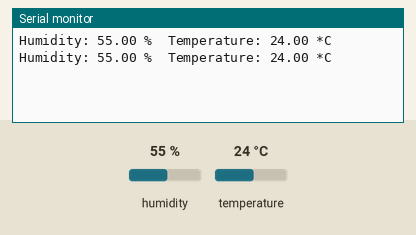
Recording of a sketch running on a simulated Arduino Uno, built with avr-gcc and run on an emulated ATmega328P. On the bench: the last lines printed to the serial monitor. The test bench sets the inputs (shaded band); at power-on: humidity 55 %, temperature 24 °C.

Above: at 2.8 s.
2.9 s: humidity set to 22 %
At 5.1 s:
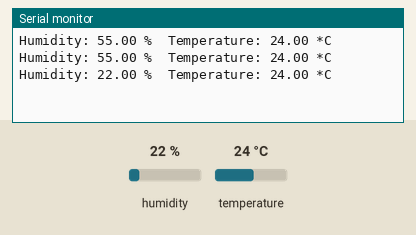
5.6 s: temperature set to 12 °C
At 6.8 s:
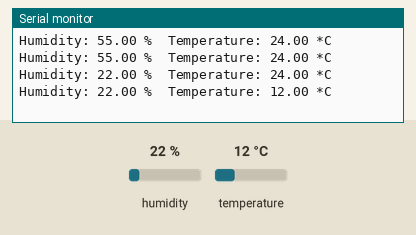
8.3 s: humidity set to 40 %
At 11.5 s:
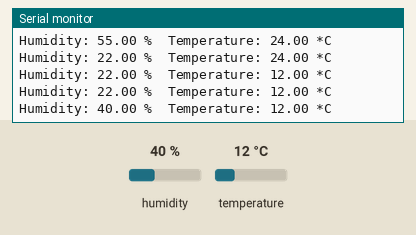
Timing chart, 0 to 13.0 s (numbered marks = the images above; inputs shaded):
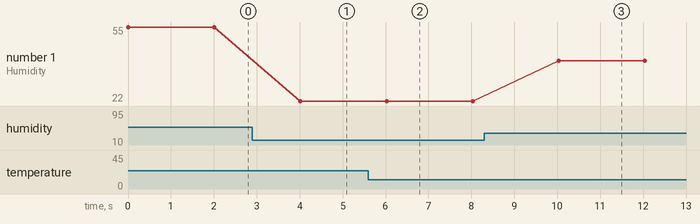

The sketch:

dht22.ino
```cpp
#include "DHT.h"

#define DHTPIN 5
//our sensor is DHT22 type
#define DHTTYPE DHT22
//create an instance of DHT sensor
DHT dht(DHTPIN, DHTTYPE);

void getTemp()
{
    //use the functions which are supplied by library.
  float h = dht.readHumidity();
  // Read temperature as Celsius (the default)
  float t = dht.readTemperature();
  // Check if any reads failed and exit early (to try again).
  if (isnan(h) || isnan(t)) {
  Serial.println("Failed to read from DHT sensor!");
  return;
  }
  // print the result to Terminal
  Serial.print("Humidity: ");
  Serial.print(h);
  Serial.print(" %\t");
  Serial.print("Temperature: ");
  Serial.print(t);
  Serial.println(" *C ");
  //we delay a little bit for next read
  delay(2000);

}

void setup() {
  Serial.begin(9600);

  //initialize the dht / temperature sensor
  dht.begin();

}

void loop() {
  getTemp();

}
```

Measured:
- after the input at 2.9 s, the serial monitor: prints a new line after 1.1 s (image 1)
- after the input at 5.6 s, the serial monitor: prints a new line after 0.42 s (image 2)
- after the input at 8.3 s, the serial monitor: prints a new line after 1.7 s (image 3)
- plotted number 1: 55 → 22 after the input at 2.9 s, 22 → 40 after the input at 8.3 s
